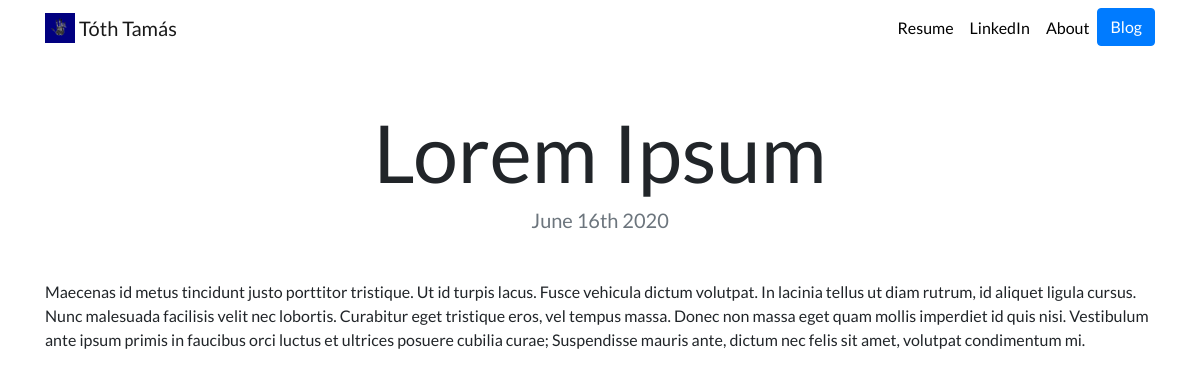
Page /blog/8/ on the committed database.
### blog/models.py (models this page shows, shortened)
class Blog(models.Model):
    title = models.CharField(max_length=200)
    description = models.TextField()
    date = models.DateField()

### blog/views.py (the view)
# urls.py: path('<int:blog_id>/', views.detail, name="detail" ),
def detail(request, blog_id):
    blog = get_object_or_404(Blog, pk=blog_id)
    return render(request, 'blog/detail.html', {'blog':blog})

### blog/templates/blog/detail.html
{% extends "portfolio/base.html" %}
{% load static %}
{% block content %}
<h1 class="text-center mt-5" id="blogdetailtitle">{{ blog.title }}</h1>
<h5 class="text-center text-muted mb-5">{{ blog.date|date:'F jS Y' }}</h5>
{{ blog.description|safe }}
{% endblock %}

### portfolio/static/portfolio/custom.css (style rules this page uses)
body { font-family: 'Lato', sans-serif; }
@media (min-width: 992px) { #blogdetailtitle { font-size: 5rem; } }

### rows in the picture
Blog: title "Lorem Ipsum", date "June 16th 2020", description "Maecenas id metus tincidunt justo porttitor tristique. Ut id turpis lacus. Fusce vehicula dictum volutpat. In lacinia tellus ut diam rutrum, id aliquet ligula cursus. Nunc malesuada facilisis velit nec lobortis. Curabitur eget tristique eros, vel tempus massa. Donec non massa eget quam mollis imperdiet id quis nisi. Vestibulum ante ipsum primis in faucibus orci luctus et ultrices posuere cubilia curae; Suspendisse mauris ante, dictum nec felis sit amet, volutpat condimentum mi."
